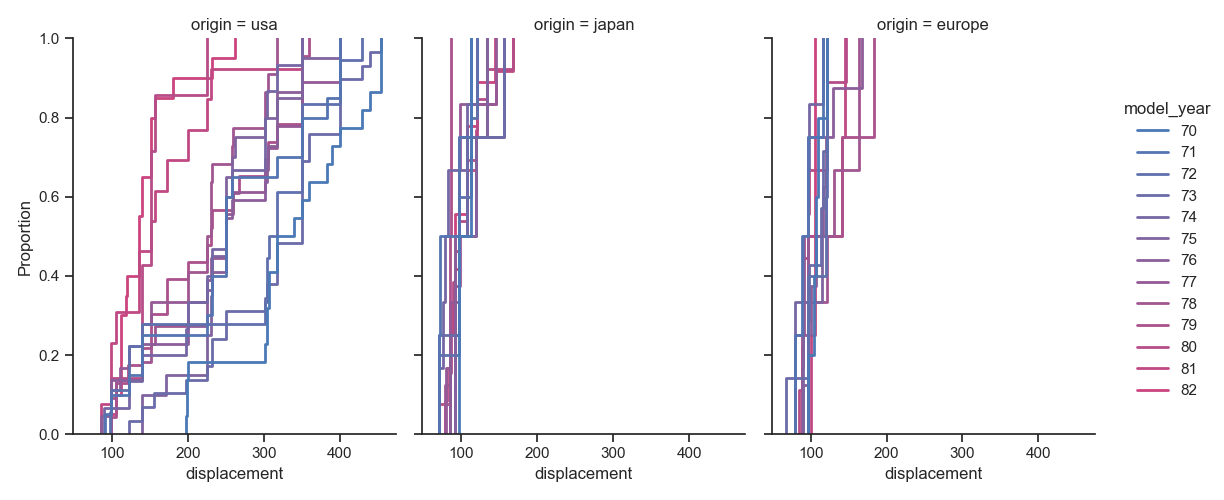

Reproduce this figure in Python.
# 引入所需库
import seaborn as sns
import matplotlib.pyplot as plt


# 设置图大小
f, ax = plt.subplots(figsize=(8, 8))
# 将主题设置为网格风格
sns.set_theme(style="ticks")

# 加载示例数据集
mpg = sns.load_dataset("mpg")

# 创建一个颜色映射cmap
colors = (250, 70, 50), (350, 70, 50)
cmap = sns.blend_palette(colors, input="husl", as_cmap=True)
# 绘制多分布经验累积概率分布函数图(ECDF)
sns.displot(
    mpg,
    x="displacement", col="origin", hue="model_year",
    kind="ecdf", aspect=.75, linewidth=2, palette=cmap,
)
plt.show()
